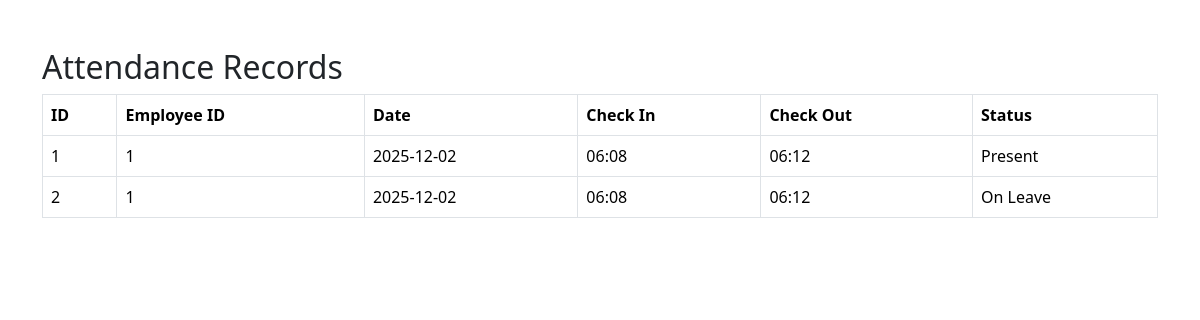
The app's page /attendance with its own data.
### tables this page shows
CREATE TABLE Attendance(
    attendance_id INTEGER PRIMARY KEY AUTOINCREMENT,
    employee_id INTEGER,
    date TEXT,
    check_in_time TEXT,
    check_out_time TEXT,
    status TEXT
);

### app.py (the view)
@app.route("/attendance")
def attendance_list():
    conn = get_connection()
    cursor = conn.cursor()
    cursor.execute("SELECT * FROM Attendance")
    attendance_records = cursor.fetchall()
    conn.close()
    return render_template(
        "attendance_list.html",
        attendance_records=attendance_records
    )

### app.py (called while the page is built)
def get_connection():
    return sqlite3.connect("payroll.db")

### templates/attendance_list.html (shortened to what this page needs)
<!DOCTYPE html>
<html>
<head>
<link href="https://cdn.jsdelivr.net/npm/bootstrap@5.3.7/dist/css/bootstrap.min.css" rel="stylesheet">
</head>
<body>
<div class="container mt-5">
<h2>Attendance Records</h2>
<table class="table table-bordered table-hover">
<tr>
<th>ID</th>
<th>Employee ID</th>
<th>Date</th>
<th>Check In</th>
<th>Check Out</th>
<th>Status</th>
</tr>
{% for row in attendance_records %}
<tr>
{% for item in row %}
<td>{{ item }}</td>
{% endfor %}
</tr>
{% endfor %}
</table>
</div>
</body>
</html>

### records on screen
Attendance: row "1" "1", date "2025-12-02", check_in_time "06:08", check_out_time "06:12", status "Present"
Attendance: row "2" "1", date "2025-12-02", check_in_time "06:08", check_out_time "06:12", status "On Leave"
